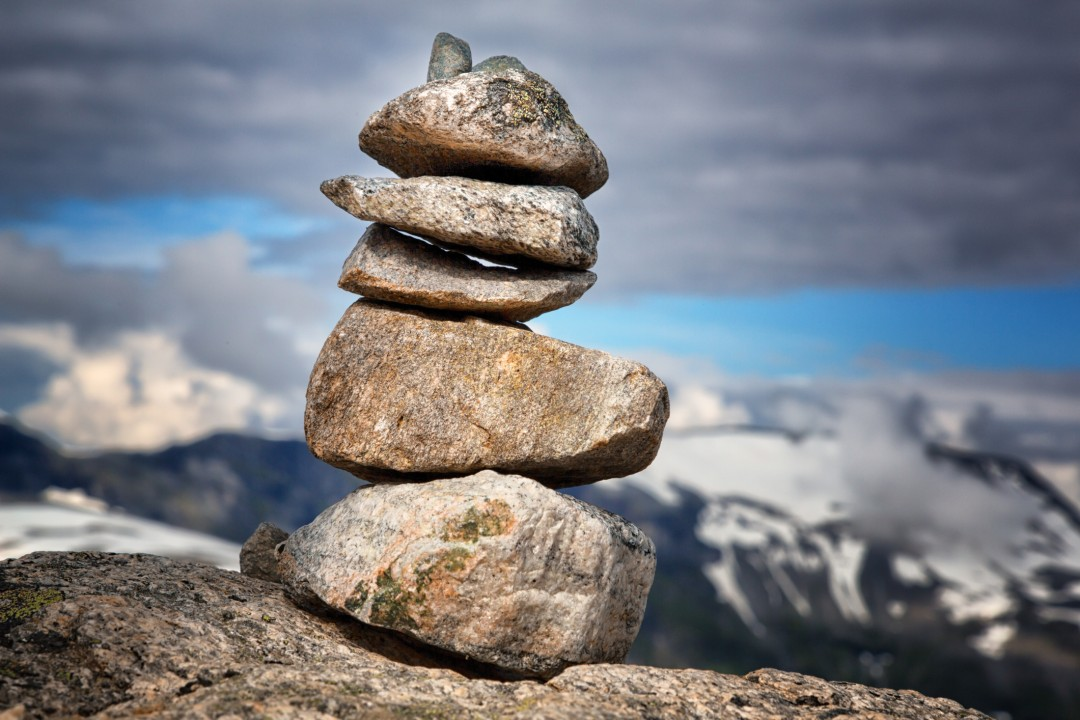
#> input picture test_images/rocks.jpg, 1080 x 720 px
$ python surfaces_detection.py
#> lines starting #> are read from the running program, lines starting #| are printed output that depends on the picture; after the words box and inside, x2 and y2 are one past the last pixel; in counts of white or black regions, pixels touching at a corner belong together
import cv2 as cv
import numpy as np
from matplotlib import pyplot as plt
import time


def global_thresholding_opencv(threshold = 127):
#> called with threshold = 127
    img = cv.imread('test_images/rocks.jpg', cv.IMREAD_GRAYSCALE)
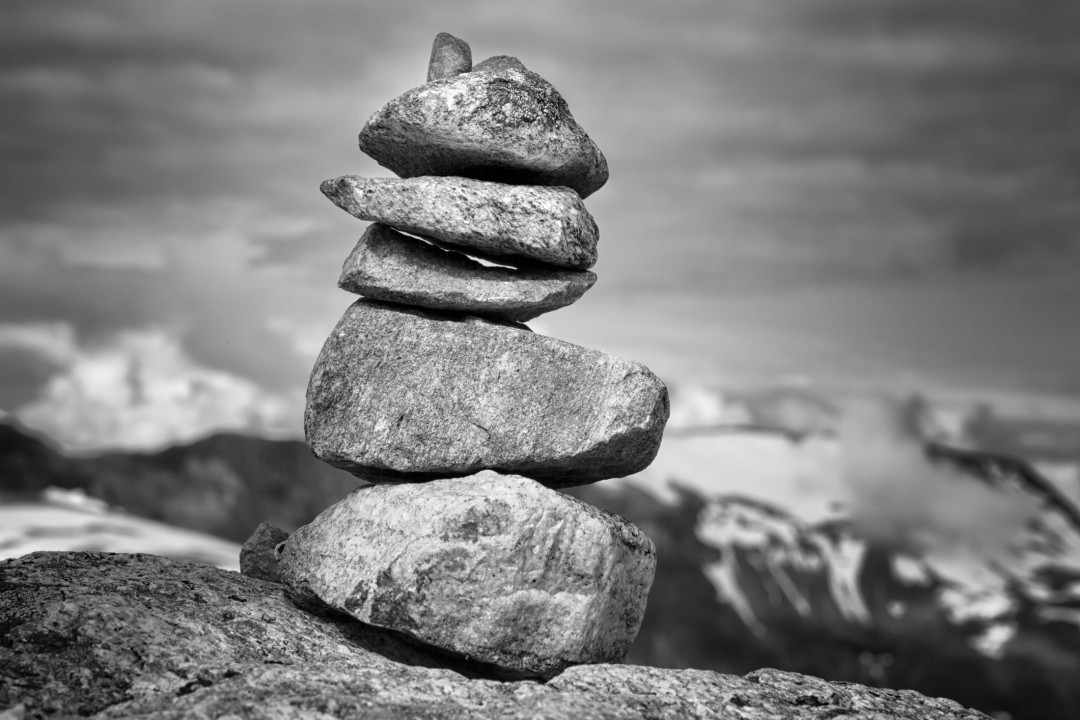
#> img: shape (720, 1080); min 0, max 255, mean 124.7
    assert img is not None, "file could not be read, check with os.path.exists()"

    start = time.time()
    ret, thresh1 = cv.threshold(img, threshold, 255, cv.THRESH_BINARY)
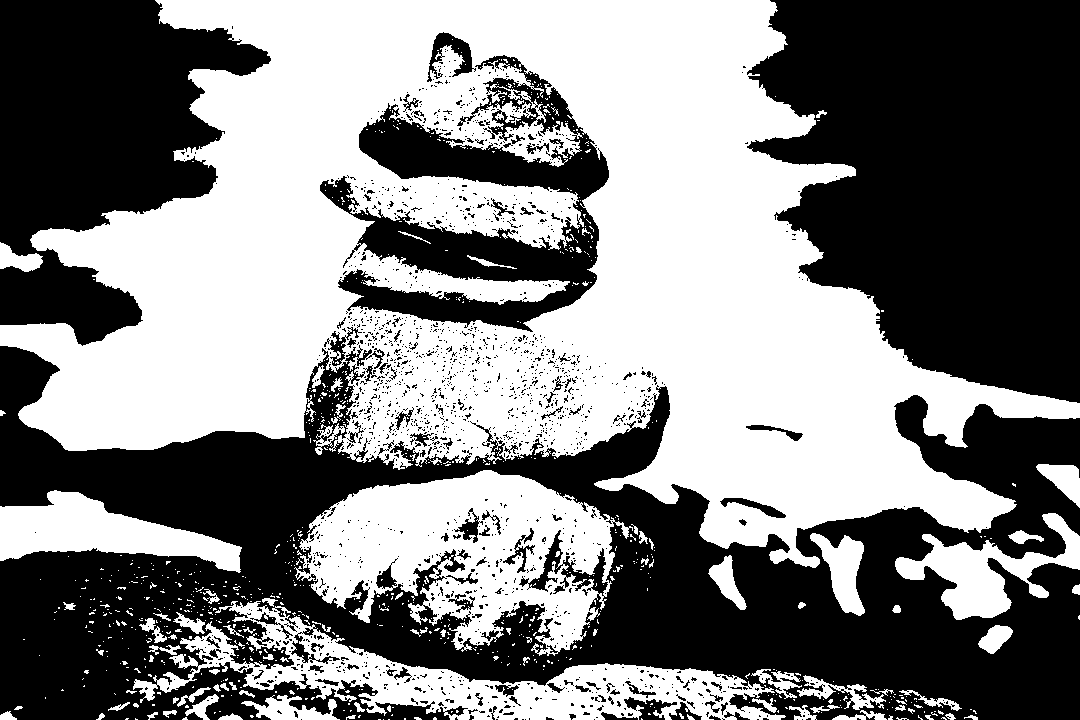
#> thresh1: shape (720, 1080); 50.1% white; 1721 black regions (1608 under 20 px), largest, box (x1, y1, x2, y2) and area: (0, 345, 1080, 720) 189286, (747, 0, 1080, 403) 101786, (0, 0, 271, 346) 53750
#> ret = 127
    end = time.time()

    plt.imshow(thresh1, 'gray', vmin = 0, vmax = 255)
    plt.show()

    return start, end

def global_thresholding_numpy(t = [127]):
    img = cv.imread('test_images/rocks.jpg', cv.IMREAD_GRAYSCALE)
    assert img is not None, "file could not be read, check with os.path.exists()"

    start = time.time()
    out = np.digitize(img, bins = t)
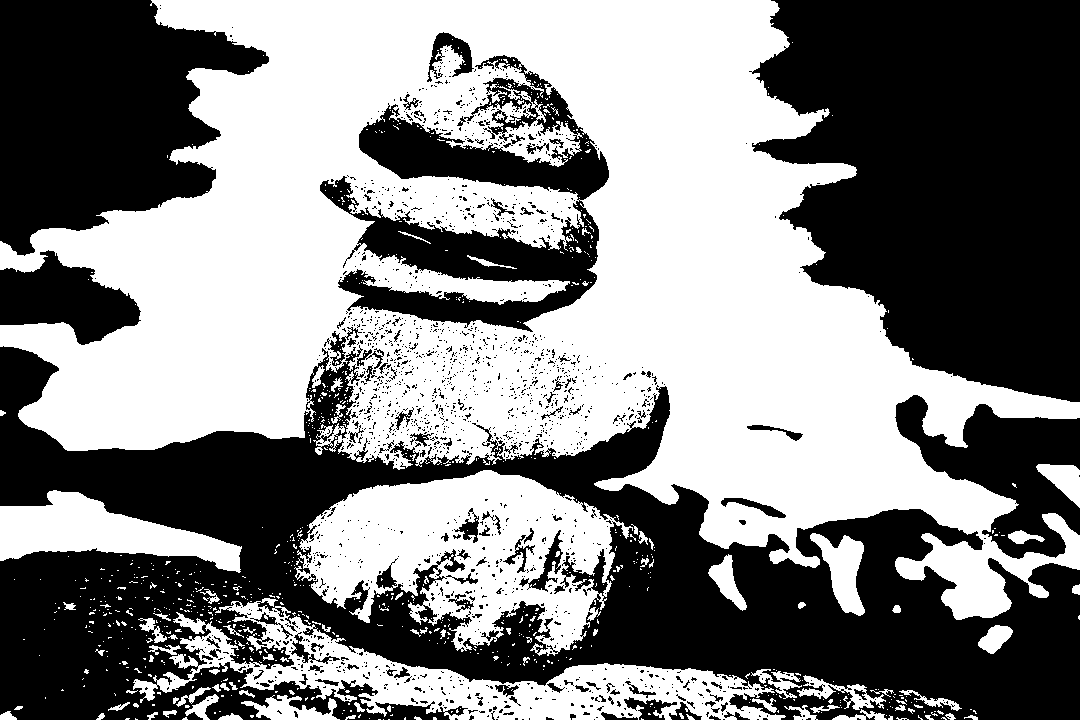
#> out: shape (720, 1080) int64; values 0 (black) and 1 (white), 50.8% white; 1738 black regions (1625 under 20 px), largest, box (x1, y1, x2, y2) and area: (0, 345, 1080, 720) 172334, (749, 0, 1080, 402) 100387, (0, 0, 269, 256) 44839
    out2 = out * int(255 / len(t))
    end = time.time()

    plt.imshow(out2, 'gray', vmin = 0, vmax = 255)
    plt.show()

    return start, end

if __name__ == '__main__':
    s, e = global_thresholding_opencv()
    print(e - s)
    s, e = global_thresholding_numpy()
    print(e - s)
